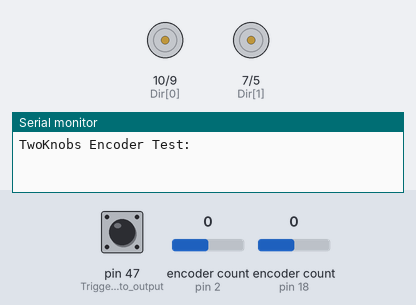
The sketch below on a simulated Arduino Mega 2560, built with avr-gcc and run on an emulated ATmega2560. Parts: direction and speed pins drawn as motors (green arrow = direction pin HIGH = forward, orange = LOW = backward, longer = more drive), the last lines printed to the serial monitor. The inputs (shaded band) are chosen by the test bench; at power-on: pin 47 (Trigger_pin_set_to_output) LOW, encoder count (sensors on pin 2, pin 18) 0.

Above: at 0.1 s.
At 1.1 s:
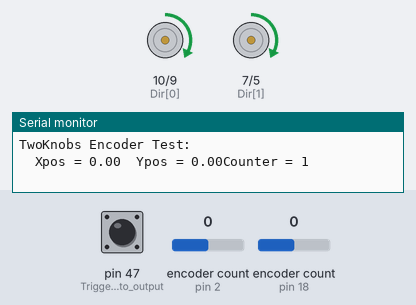
Timing chart, 0 to 2.6 s (numbered marks = the images above):
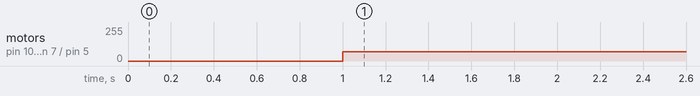

Measured:
- by itself, motor on pin 10 (Dir[0]) / pin 9 (pwmpin[0]), motor on pin 7 (Dir[1]) / pin 5 (pwmpin[1]): stopped → forward 70/255 at 1.0 s

The sketch:

TwoKnobs_Rover_H-bridge_test.ino
```cpp
#include <Encoder.h>
#define BRAKEVCC 0
#define CW   1
#define CCW  2
    long newLeft, newRight;

long positionLeft  = -999;
long positionRight = -999;
int counter =0;
char pulse;
/*float hamood=0;
float hamood1=0;*/
 float hamood1; float hamood2;
 float Xpos=0; float Ypos=0; float Xpos1=0;
 float Ypos1=0; float Xpos2=0; float Ypos2=0; int   theta; float Distance1; float Distance2;
float hamoodtot=0;
int Dir[2] = {10, 7};  // INA: Clockwise input
int pwmpin[2] = {9, 5}; // PWM input
Encoder knobLeft(2, 3);
Encoder knobRight(18, 19);
//   avoid using pins with LEDs attached

void setup() {

  Serial.begin(9600);Serial.println("TwoKnobs Encoder Test:");
    pinMode(47, INPUT);                           // Trigger pin set to output

   // Initialize digital pins as outputs
  for (int i=0; i<2; i++)
  {
    pinMode(Dir[i], OUTPUT);pinMode(pwmpin[i], OUTPUT);

  }
    for (int i=0; i<2; i++)
  {
    digitalWrite(Dir[i], 0);digitalWrite(pwmpin[i], 0);
  }


  newLeft = knobLeft.read();
  newRight = knobRight.read();
  delay(1000);


  }
  // if a character is sent from the serial monitor,
  // reset both back to zero.


void loop() {
  long newLeft, newRight;
    //motorGo(0, CCW, 100); motorGo(1, CCW, 100);
   do
  {

        motorGo(0, CW, 70); motorGo(1, CW, 70);//Move_Forword
    /*if ( hamoodtot >=10)
    {
      motorOff(0);      motorOff(1);
      delay(100000);
    }*/
  newLeft = knobLeft.read();
  newRight = knobRight.read();

  if (newLeft != positionLeft || newRight != positionRight) {
    //Serial.print("hamoodtot = "); Serial.print("\t"); Serial.print(hamoodtot);
    /*Serial.print("\t");Serial.print("abs = ");  Serial.print(Distance1);
    Serial.print("\t");Serial.print("abs = ");  Serial.print(Distance2);
    Serial.println();*/
    //Xpos=2;

    positionLeft = newLeft;
    positionRight = newRight;
  /* Distance1=7*((0.2*(positionLeft))/333);
    Distance2=7*((0.2*(positionRight))/333);
        hamoodtot=(Distance1+Distance2)/2;*/
         Ultra_sonic();
               Distance1= 0.25*((positionLeft*0.2)/(333));  Distance2= 0.25*((positionRight*0.2)/(333));
           //le
           Xpos1 = float(Xpos1+( Distance1*(cos((26*PI)/180))));           Xpos2 = float(Xpos2+( Distance2*(cos((26*PI)/180))));
           Ypos1 = float(Ypos1+( Distance1*(sin((26*PI)/180))));           Ypos2 = float(Ypos2+( Distance2*(sin((26*PI)/180))));
           Xpos  = float(((Xpos1+Xpos2)/2));                                     Ypos=   float(((Ypos1+Ypos2)/2));
           counter=counter+1;


       Serial.print("\t");Serial.print("Xpos = ");  Serial.print(Xpos);Serial.print("\t");Serial.print("Ypos = ");  Serial.print(Ypos);Serial.print("Counter = ");  Serial.println(counter);
}
  }//while(hamoodtot<10);
  while(Xpos < 10 || Ypos <0.5);
   motorOff(0);      motorOff(1);
      delay(100000);
  // if a character is sent from the serial monitor,
  // reset both back to zero.
  if (Serial.available()) {
    Serial.read();
    Serial.println("Reset both knobs to zero");
    knobLeft.write(0);
    knobRight.write(0);
  }
//  motorOff(0);      motorOff(1);
}
/*
void loop()
{
  motorGo(0, CCW, 50); motorGo(1, CW, 50);
  delay(2000);
  motorOff(0);      motorOff(1);
  motorGo(0, CW, 50); motorGo(1, CW, 50);

delay(10000);
motorGo(0, CW, 50); motorGo(1, CCW, 50);
delay(10000);
motorGo(0, CCW, 50); motorGo(1, CCW, 50);
delay(10000);

   if (Serial.available()) {
    Serial.read();
    Serial.println("Reset both knobs to zero");
    knobLeft.write(0);
    knobRight.write(0);
  }
  if (Serial.available()) {
    Serial.read();
    Serial.println("Reset both knobs to zero");
    knobLeft.write(0);
    knobRight.write(0);
  }

}
*/

void motorOff(int motor)
{

    digitalWrite(pwmpin[motor], LOW);

}


void motorGo(uint8_t motor, uint8_t direct, uint8_t pwm)
{
  if (motor <= 1)
  {
    if (direct <=4)
    {
      // Set inA[motor]
      if (direct <=1)
        digitalWrite(Dir[motor], 1);
      else
        digitalWrite(Dir[motor], 0);


      analogWrite(pwmpin[motor], pwm);
    }
  }
}

void Ultra_sonic()
{
   pulse=digitalRead(47);
          if ( pulse== HIGH)
          {
             motorOff(0);      motorOff(1);
             delay(2000);

                for ( int LED=0 ;LED<4;LED++)
                    {
                        digitalWrite(12, HIGH);
                          delay(500);
                              digitalWrite(12, LOW);
                                delay(500);

                                                }


          }

}
```
